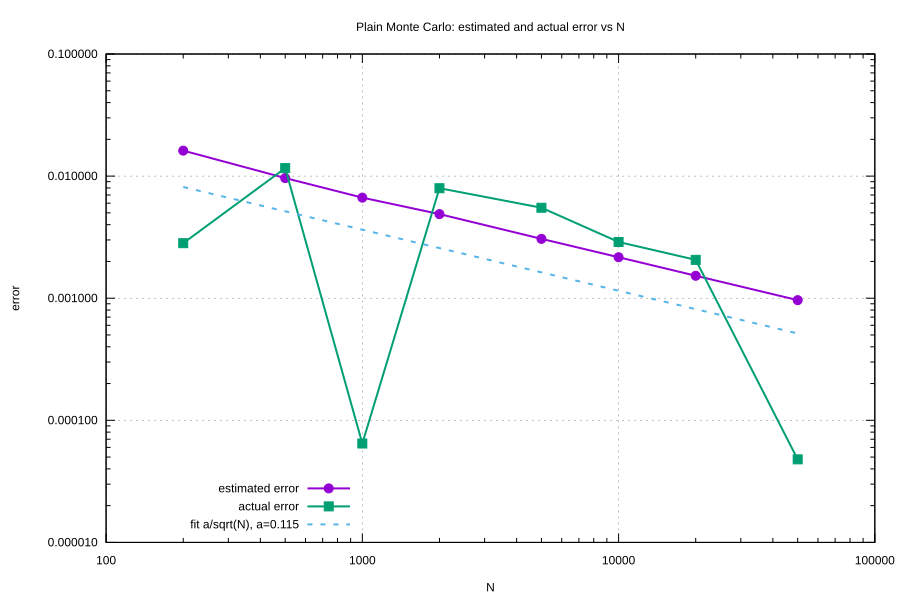

Recreate this plot in gnuplot.
set terminal svg size 900,600 enhanced background rgb 'white'
set output 'plot_plain_error.svg'

set title 'Plain Monte Carlo: estimated and actual error vs N'
set xlabel 'N'
set ylabel 'error'
set grid
set logscale xy
set key left bottom

f(x) = a/sqrt(x)
a = 1.0
fit f(x) 'plain_scaling.data' using 1:3 via a

plot 'plain_scaling.data' using 1:2 with linespoints lw 2 pt 7 title 'estimated error', \
     'plain_scaling.data' using 1:3 with linespoints lw 2 pt 5 title 'actual error', \
     f(x) with lines lw 2 dt 2 title sprintf('fit a/sqrt(N), a=%.3g', a)
